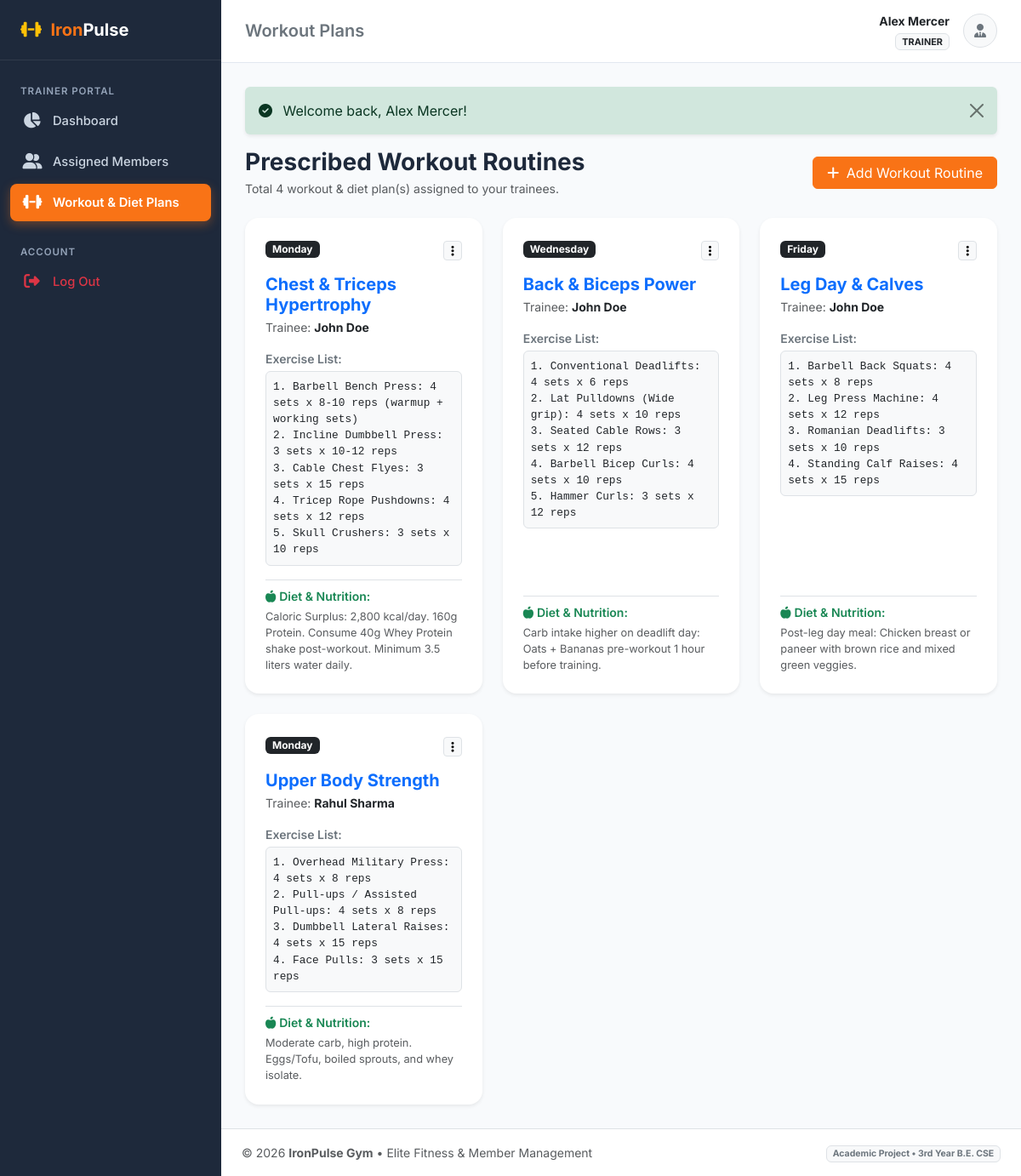
Page /trainer/workouts.php (signed in) on the committed database.
### tables this page shows
CREATE TABLE `workouts` (
    `id` INT AUTO_INCREMENT PRIMARY KEY,
    `member_id` INT NOT NULL,
    `trainer_id` INT DEFAULT NULL,
    `title` VARCHAR(150) NOT NULL,
    `day_of_week` ENUM('Monday', 'Tuesday', 'Wednesday', 'Thursday', 'Friday', 'Saturday', 'Sunday', 'All Days') NOT NULL DEFAULT 'Monday',
    `exercise_details` TEXT NOT NULL COMMENT 'Exercise names, sets, reps, weight suggestions',
    `diet_notes` TEXT DEFAULT NULL COMMENT 'Nutritional guidelines, calories, water intake',
    `created_at` TIMESTAMP DEFAULT CURRENT_TIMESTAMP,
    `updated_at` TIMESTAMP DEFAULT CURRENT_TIMESTAMP ON UPDATE CURRENT_TIMESTAMP,
    CONSTRAINT `fk_workouts_member` FOREIGN KEY (`member_id`) 
        REFERENCES `members` (`id`) ON DELETE CASCADE ON UPDATE CASCADE,
    CONSTRAINT `fk_workouts_trainer` FOREIGN KEY (`trainer_id`) 
        REFERENCES `trainers` (`id`) ON DELETE SET NULL ON UPDATE CASCADE
);

CREATE TABLE `users` (
    `id` INT AUTO_INCREMENT PRIMARY KEY,
    `name` VARCHAR(100) NOT NULL,
    `email` VARCHAR(120) NOT NULL UNIQUE,
    `password` VARCHAR(255) NOT NULL,
    `role` ENUM('admin', 'trainer', 'member') NOT NULL DEFAULT 'member',
    `phone` VARCHAR(20) DEFAULT NULL,
    `status` ENUM('active', 'inactive') NOT NULL DEFAULT 'active',
    `created_at` TIMESTAMP DEFAULT CURRENT_TIMESTAMP,
    `updated_at` TIMESTAMP DEFAULT CURRENT_TIMESTAMP ON UPDATE CURRENT_TIMESTAMP
);

### trainer/workouts.php (the view, shortened to what this page needs)
<?php
$pdo = get_db_connection();
$user = current_user();
$trStmt = $pdo->prepare("SELECT id FROM trainers WHERE user_id = ?");
$trStmt->execute([$user['id']]);
$trainerId = (int)$trStmt->fetchColumn();
$stmt = $pdo->prepare("
    SELECT w.*, u.name AS member_name, u.email AS member_email, m.id AS member_profile_id
    FROM workouts w
    JOIN members m ON w.member_id = m.id
    JOIN users u ON m.user_id = u.id
    WHERE w.trainer_id = ?
    ORDER BY u.name ASC, FIELD(w.day_of_week, 'Monday', 'Tuesday', 'Wednesday', 'Thursday', 'Friday', 'Saturday', 'Sunday', 'All Days')
");
$stmt->execute([$trainerId]);
$workouts = $stmt->fetchAll();
include __DIR__ . '/../includes/header.php';
?>
<div class="d-flex flex-column flex-md-row justify-content-between align-items-md-center mb-4 gap-3">
    <div>
        <h3 class="fw-bold mb-1">Prescribed Workout Routines</h3>
        <p class="text-muted small mb-0">Total <?= count($workouts) ?> workout & diet plan(s) assigned to your trainees.</p>
    </div>
    <div>
        <a href="<?= BASE_URL ?>/trainer/workout_add.php" class="btn btn-primary px-3">
            <i class="fa-solid fa-plus me-1"></i> Add Workout Routine
        </a>
    </div>
</div>
<div class="row g-4">
    <?php if (!empty($workouts)): ?>
        <?php foreach ($workouts as $w): ?>
            <div class="col-md-6 col-xl-4">
                <div class="card border-0 shadow-sm rounded-4 h-100 p-4">
                    <div class="d-flex justify-content-between align-items-center mb-3">
                        <span class="badge bg-dark px-2 py-1"><?= htmlspecialchars($w['day_of_week']) ?></span>
                        <div class="dropdown">
                            <button class="btn btn-sm btn-light border py-0 px-2" data-bs-toggle="dropdown">
                                <i class="fa-solid fa-ellipsis-vertical"></i>
                            </button>
                        </div>
                    </div>
                    <h5 class="fw-bold text-primary mb-1"><?= htmlspecialchars($w['title']) ?></h5>
                    <div class="small text-muted mb-3">
                        Trainee: <a href="<?= BASE_URL ?>/trainer/member_view.php?id=<?= $w['member_profile_id'] ?>" class="fw-bold text-dark text-decoration-none"><?= htmlspecialchars($w['member_name']) ?></a>
                    </div>
                    <div class="mb-3">
                        <div class="small fw-semibold text-secondary mb-1">Exercise List:</div>
                        <pre class="bg-light p-2 border rounded font-monospace small mb-0" style="white-space: pre-wrap; font-size: 0.8rem;"><?= htmlspecialchars($w['exercise_details']) ?></pre>
                    </div>
                    <?php if (!empty($w['diet_notes'])): ?>
                        <div class="mt-auto pt-2 border-top">
                            <div class="small fw-semibold text-success mb-1"><i class="fa-solid fa-apple-whole me-1"></i>Diet & Nutrition:</div>
                            <p class="text-muted small mb-0" style="font-size: 0.8rem;"><?= nl2br(htmlspecialchars($w['diet_notes'])) ?></p>
                        </div>
                    <?php endif; ?>
                </div>
            </div>
        <?php endforeach; ?>
    <?php endif; ?>
</div>
<?php include __DIR__ . '/../includes/footer.php'; ?>

### assets/css/custom.css (style rules this page uses)
:root { --primary-color: #f97316; --primary-hover: #ea580c; --dark-bg: #0f172a; --sidebar-bg: #1e293b; --sidebar-hover: #334155; --body-bg: #f8fafc; --card-border: #e2e8f0; --text-main: #1e293b; --text-muted: #64748b; }
body { background-color: var(--body-bg); color: var(--text-main); font-family: 'Inter', -apple-system, BlinkMacSystemFont, "Segoe UI", Roboto, sans-serif; min-height: 100vh; display: flex; flex-direction: column; }
.btn-primary { background-color: var(--primary-color); border-color: var(--primary-color); }

### rows in the picture
workouts: day_of_week "Monday", title "Chest & Triceps Hypertrophy", users.name "John Doe", exercise_details "1. Barbell Bench Press: 4 sets x 8-10 reps (warmup + working sets) 2. Incline Dumbbell Press: 3 sets x 10-12 reps 3. Cable Chest Flyes: 3 sets x 15 reps 4. Tricep Rope Pushdowns: 4 sets x 12 reps 5. Skull Crushers: 3 sets x 10 reps", diet_notes "Caloric Surplus: 2,800 kcal/day. 160g Protein. Consume 40g Whey Protein shake post-workout. Minimum 3.5 liters water daily."
workouts: day_of_week "Wednesday", title "Back & Biceps Power", users.name "John Doe", exercise_details "1. Conventional Deadlifts: 4 sets x 6 reps 2. Lat Pulldowns (Wide grip): 4 sets x 10 reps 3. Seated Cable Rows: 3 sets x 12 reps 4. Barbell Bicep Curls: 4 sets x 10 reps 5. Hammer Curls: 3 sets x 12 reps", diet_notes "Carb intake higher on deadlift day: Oats + Bananas pre-workout 1 hour before training."
workouts: day_of_week "Friday", title "Leg Day & Calves", users.name "John Doe", exercise_details "1. Barbell Back Squats: 4 sets x 8 reps 2. Leg Press Machine: 4 sets x 12 reps 3. Romanian Deadlifts: 3 sets x 10 reps 4. Standing Calf Raises: 4 sets x 15 reps", diet_notes "Post-leg day meal: Chicken breast or paneer with brown rice and mixed green veggies."
workouts: day_of_week "Monday", title "Upper Body Strength", users.name "Rahul Sharma", exercise_details "1. Overhead Military Press: 4 sets x 8 reps 2. Pull-ups / Assisted Pull-ups: 4 sets x 8 reps 3. Dumbbell Lateral Raises: 4 sets x 15 reps 4. Face Pulls: 3 sets x 15 reps", diet_notes "Moderate carb, high protein. Eggs/Tofu, boiled sprouts, and whey isolate."

### other values in the picture
$pageTitle "Workout Plans"
$currentUser['name'] "Alex Mercer"
$currentUser['role'] "TRAINER"
$flash['text'] "Welcome back, Alex Mercer!"
count($workouts) "4"
APP_NAME "IronPulse Gym"
APP_TAGLINE "Elite Fitness & Member Management"
